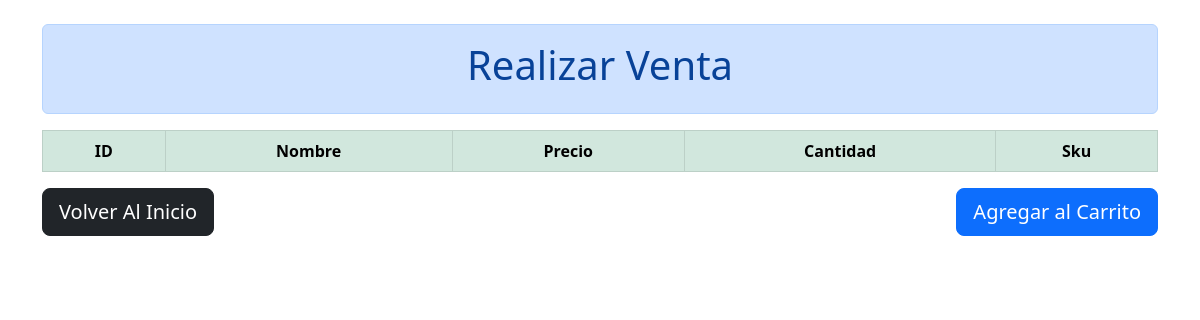
The app's page /hacer_venta/, older data.
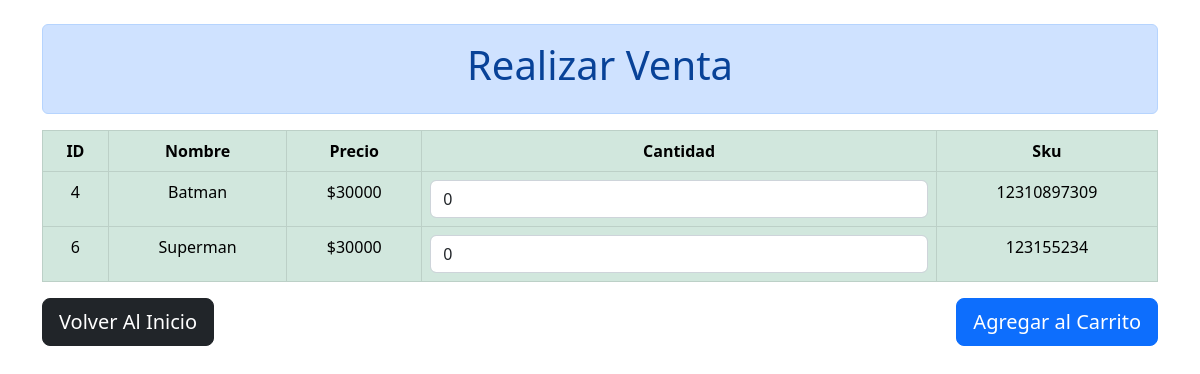
The same page, newer data.
### bazarapp/models.py (models this page shows, shortened)
class Producto(models.Model):
    nombre = models.CharField(max_length=50, null=False, blank=False)
    precio = models.PositiveIntegerField(null=False, blank=False)
    sku = models.CharField(max_length=20, null=True, blank=True)

### bazarapp/views.py (the view, shortened to what this page needs)
# urls.py: path('hacer_venta/', views.hacer_venta, name='hacer_venta'),
def hacer_venta(request):
    productos = Producto.objects.all()
    return render(request, 'hacer_venta.html', {'productos': productos})

### templates/hacer_venta.html (shortened to what this page needs)
<!DOCTYPE html>
<html lang="es">
  <head>
    <link
      href="https://cdn.jsdelivr.net/npm/bootstrap@5.2.1/dist/css/bootstrap.min.css"
      rel="stylesheet"
    />
  </head>
  <body>
    <main>
      <div class="container mt-4">
        <div class="alert alert-primary text-center" role="alert">
          <h1>Realizar Venta</h1>
        </div>
        <form method="post">
          <table class="table table-bordered table-success">
            <thead class="text-center">
              <tr>
                <th>ID</th>
                <th>Nombre</th>
                <th>Precio</th>
                <th>Cantidad</th>
                <th>Sku</th>
              </tr>
            </thead>
            <tbody class="text-center">
              {% for producto in productos %}
              <tr>
                <td>{{ producto.id }}</td>
                <td>{{ producto.nombre }}</td>
                <td>${{ producto.precio }}</td>
                <td>
                  <input
                    type="number"
                    name="cantidad_{{ producto.id }}"
                    value="0"
                    min="0"
                    class="form-control"
                  />
                </td>
                <td>{{producto.sku}}</td>
              </tr>
              {% endfor %}
            </tbody>
          </table>
          <div class="row justify-content-between mt-3">
            <div class="col-md-6">
              <a href="/" class="btn btn-dark btn-lg btn-block">
                Volver Al Inicio
              </a>
            </div>
            <div class="col-md-6 text-end">
              <button type="submit" class="btn btn-primary btn-lg">
                Agregar al Carrito
              </button>
            </div>
          </div>
        </form>
      </div>
    </main>
  </body>
</html>

Row changes from the older to the newer data that the page shows:
added Producto: id "4", nombre "Batman", precio "30000", sku "12310897309"
added Producto: id "6", nombre "Superman", precio "30000", sku "123155234"
